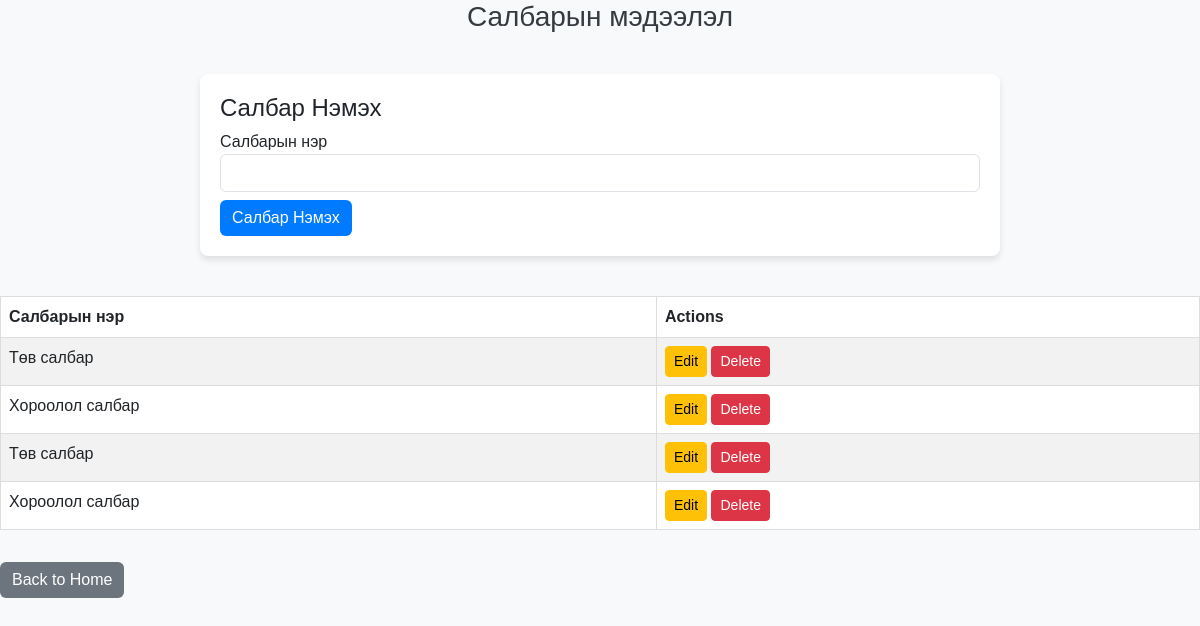
/branch, run on an earlier commit of the app's database.
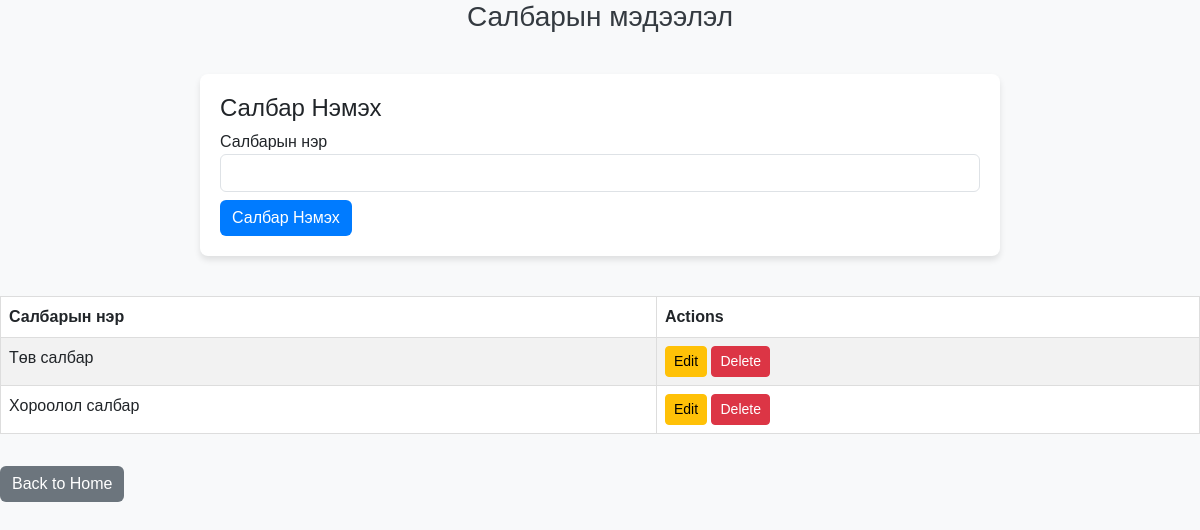
And on a later commit of the database.
### tables this page shows
CREATE TABLE Branch (
    id INTEGER PRIMARY KEY AUTOINCREMENT,
    bname TEXT NOT NULL
);

### lab11/app.py (the view)
@app.route('/branch', methods=['GET', 'POST'])
def branch_list():
    conn = sqlite3.connect("Employee.db")
    conn.row_factory = sqlite3.Row
    cursor = conn.cursor()
    if request.method == 'POST':
        branch_name = request.form['branch_name']
        if branch_name.strip():
            cursor.execute("INSERT INTO Branch (bname) VALUES (?)", (branch_name,))
            conn.commit()
    cursor.execute("SELECT * FROM Branch")
    branches = cursor.fetchall()
    conn.close()
    return render_template("branch_view.html", branches=branches)

### lab11/templates/branch_view.html (shortened to what this page needs)
<!DOCTYPE html>
<html lang="en">
<head>
    <link href="https://cdn.jsdelivr.net/npm/bootstrap@5.3.0/dist/css/bootstrap.min.css" rel="stylesheet">
</head>
<body>
    <h3>Салбарын мэдээлэл</h3>
    <div class="content">
        <h4>Салбар Нэмэх</h4>
        <form method="POST" action="{{ url_for('branch_list') }}">
            <div class="form-group">
                <label for="branch_name">Салбарын нэр</label>
                <input type="text" id="branch_name" name="branch_name" class="form-control" required>
            </div>
            <button type="submit" class="btn btn-primary mt-2">Салбар Нэмэх</button>
        </form>
    </div>
        <table class="table table-striped">
            <thead>
                <tr>
                    <th>Салбарын нэр</th>
                    <th>Actions</th>
                </tr>
            </thead>
            <tbody>
                {% for branch in branches %}
                <tr>
                    <td>{{ branch['bname'] }}</td>
                    <td>
                        <a href="{{ url_for('edit_branch', id=branch['id']) }}" class="btn btn-warning btn-sm">Edit</a>
                        <a href="{{ url_for('delete_branch', id=branch['id']) }}" class="btn btn-danger btn-sm" onclick="return confirm('Are you sure you want to delete this branch?');">Delete</a>
                    </td>
                </tr>
                {% endfor %}
            </tbody>
        </table>
        <a href="{{ url_for('index') }}" class="btn btn-secondary mt-3">Back to Home</a>
</body>
</html>

What changed in the data, as far as the page shows it:
removed Branch: bname "Төв салбар"
removed Branch: bname "Хороолол салбар"
